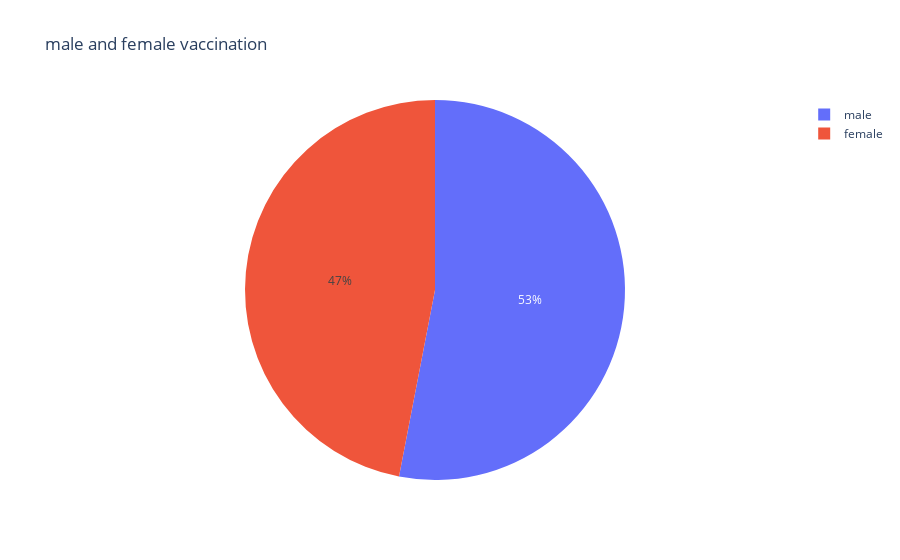

Write notebook code for a chart like this one.
### Code cell
#male vs female vaccination

male=vaccination['Male(Individuals Vaccinated)'].sum()
female=vaccination['Female(Individuals Vaccinated)'].sum()
px.pie(names=['male','female'],values=[male,female],title='male and female vaccination')

### Figure 1 — Plotly figure (JSON) as saved in the notebook; plotly's stock layout.template omitted (floating-point values rounded to 4 significant figures)
{"data": [{"domain": {"x": [0, 1], "y": [0, 1]}, "hovertemplate": "label=%{label}<br>value=%{value}<extra></extra>", "labels": ["male", "female"], "legendgroup": "", "name": "", "showlegend": true, "type": "pie", "values": [7138698858, 6321628736]}], "layout": {"legend": {"tracegroupgap": 0}, "title": {"text": "male and female vaccination"}}}
